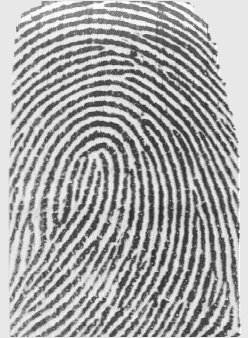
#> input picture hough_lines/1_1.png, 248 x 338 px
$ python canny.py   (Python 2 division)   (older library calls are emulated)
#> lines starting #> are read from the running program, lines starting #| are printed output that depends on the picture; after the words box and inside, x2 and y2 are one past the last pixel; in counts of white or black regions, pixels touching at a corner belong together
#> further down, image is the input picture: shape (338, 248); min 40, max 255, mean 166.7
import numpy as np
from numpy import pi
import scipy.ndimage as ndi
import cv2
import math


def non_maximal_edge_suppresion(mag, orient):
    """Non Maximal suppression of gradient magnitude and orientation."""
    # bin orientations into 4 discrete directions
    abin = ((orient + pi) * 4 / pi + 0.5).astype('int') % 4
    #print orient

    mask = np.zeros(mag.shape, dtype='bool')
    mask[1:-1,1:-1] = True
    edge_map = np.zeros(mag.shape, dtype='bool')
    offsets = ((1,0), (1,1), (0,1), (-1,1))
    for a, (di, dj) in zip(range(4), offsets):
        cand_idx = np.nonzero(np.logical_and(abin==a, mask))
        for i,j in zip(*cand_idx):
            if mag[i,j] > mag[i+di,j+dj] and mag[i,j] > mag[i-di,j-dj]:
                edge_map[i,j] = True
   # print edge_map
    return edge_map


def canny_edges(image, sigma=1.0, low_thresh=10, high_thresh=20):
    """Compute Canny edge detection on an image."""
#> called with sigma = 1, low_thresh = 10, high_thresh = 20
    image = ndi.filters.gaussian_filter(image, sigma)
    dx = ndi.filters.sobel(image,0)
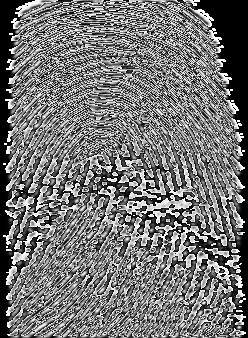
#> dx: shape (338, 248); min 0, max 255, mean 116.3
    dy = ndi.filters.sobel(image,1)
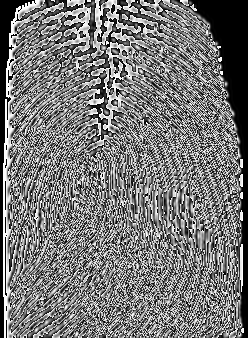
#> dy: shape (338, 248); min 0, max 255, mean 118.7

    mag = np.sqrt(dx**2 + dy**2)
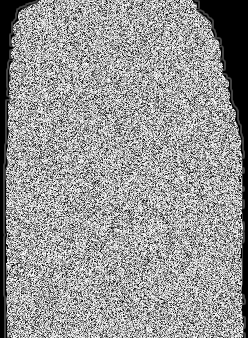
#> mag: shape (338, 248) float16; min 0, max 15.81, mean 9.38; drawn with min black and max white
    ort = np.arctan2(dy, dx)


    edge_map = non_maximal_edge_suppresion(mag,ort)
#> in non_maximal_edge_suppresion, `abin = ((orient + pi) * 4 / pi + 0.5).astype('int') % 4`:
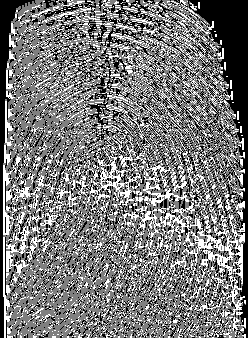
#> abin: shape (338, 248) int64; min 0, max 2, mean 0.953; drawn with min black and max white
#> the loop in non_maximal_edge_suppresion, `for a, (di, dj) in zip(range(4), offsets):` made 4 passes
#> cand_idx on passes 1 to 4: 21633 positions, rows 1 to 336, columns 1 to 246, 42498 positions, rows 1 to 336, columns 3 to 245, 18525 positions, rows 1 to 336, columns 3 to 245, (empty array, empty array)
#> after the loop in non_maximal_edge_suppresion, `for a, (di, dj) in zip(range(4), offsets):`:
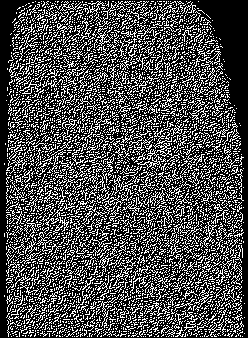
#> edge_map: shape (338, 248) bool; 29.7% white in thin lines or dots


    max_points = []
    counter = 0
    for y in range(edge_map.shape[1]):
        for x in range(edge_map.shape[0]):
            if edge_map[x][y] == True:
                max_points.append((x,y))
                #cv2.line(image, point1, point2, cv2.cv.RGB(255, 255, 0))
    #if np.any(orient_im) == 1:
    #    print 'yes'

    print max_points
#> (printed output is left out)

    for coordinates in max_points:
        '''draw lines'''
        p = coordinates
        print p

        x1 = p[0] - math.cos(ort[p[0]][p[1]])
        x1 = np.around(x1)
        x1 = x1.astype(int)
        y1 = p[1] - math.sin(ort[p[0]][p[1]])
        y1 = np.around(y1)
        y1 = y1.astype(int)

        x2 = p[0] + math.cos(ort[p[0]][p[1]])
        x2 = np.around(x2)
        x2 = x2.astype(int)
        y2 = p[1] + math.sin(ort[p[0]][p[1]])
        y2 = np.around(y2)
        y2 = y2.astype(int)

        point1 = (x1,y1)
        point2 = (x2,y2)
        #print point1,point2
        cv2.line(image, p, p, cv2.cv.RGB(0, 0, 0))
#> this loop made 24857 passes
#> (x1, y1, x2, y2) on passes 1 to 3: (162, 3, 164, 5), (163, 3, 165, 5), (233, 3, 233, 5)
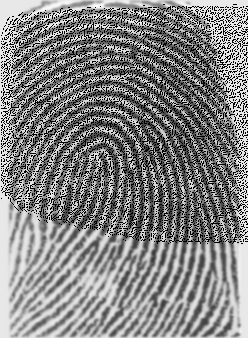
#> image: shape (338, 248); min 0, max 251, mean 130.5

    cv2.imshow('0',image)
    cv2.waitKey()
    edge_map = np.logical_and(edge_map, mag > low_thresh)
#> edge_map: shape (338, 248) bool; 27% white in thin lines or dots

    #cv2.imshow('low_thresh',edge_map)
    #cv2.waitKey()
    labels, num_labels = ndi.measurements.label(edge_map, np.ones((3,3)))
   # print num_labels
    for i in range(num_labels):
        #print 'hi',i,'equals',max(mag[labels==i])
        if max(mag[labels==i]) < high_thresh:
            edge_map[labels==i] = False
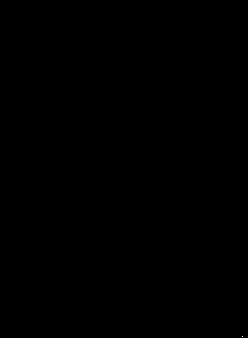
#> edge_map: shape (338, 248) bool; 0% white in thin lines or dots, all inside (x1, y1, x2, y2) = (242, 336, 243, 337)
    #cv2.imshow('low_thresh',edge_map)
    #cv2.waitKey()
    return edge_map


if __name__ == "__main__":
    image = cv2.imread('1_1.png', cv2.CV_LOAD_IMAGE_GRAYSCALE)
    #(thresh, image) = cv2.threshold(image, 128, 255, cv2.THRESH_BINARY | cv2.THRESH_OTSU)

    from matplotlib.pyplot import imshow, gray, show
    imshow(canny_edges(image))
    gray()
    show()
